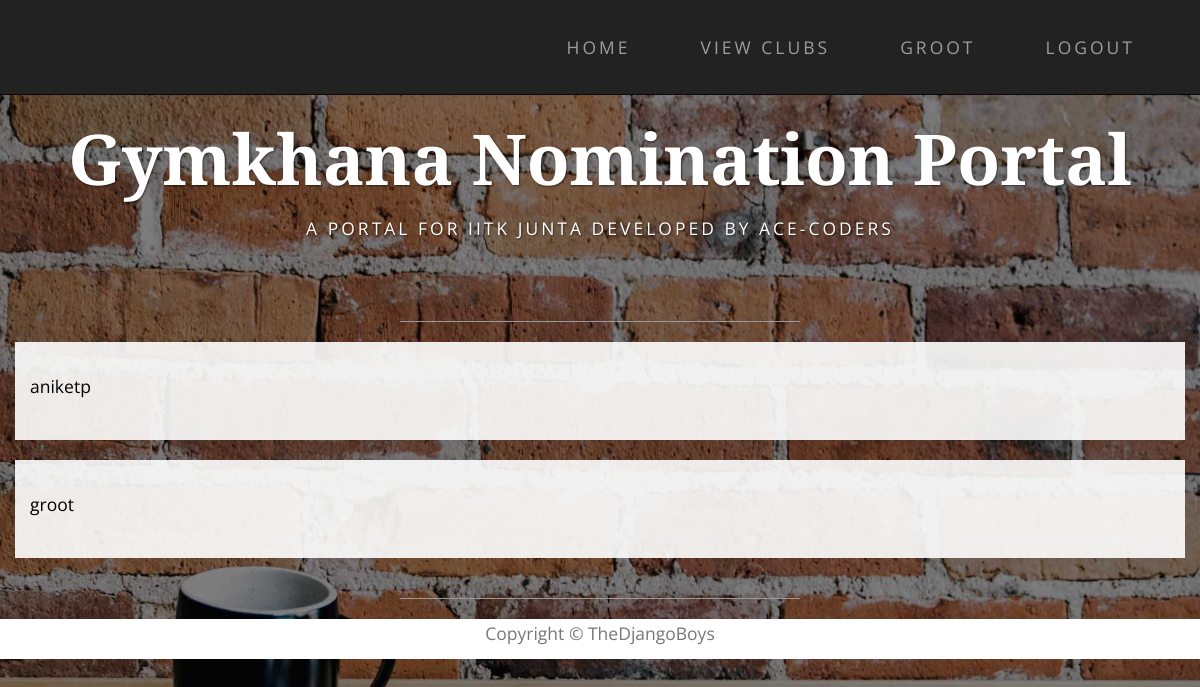
Page /nominations/result/24/ (signed in) on the earlier database version.
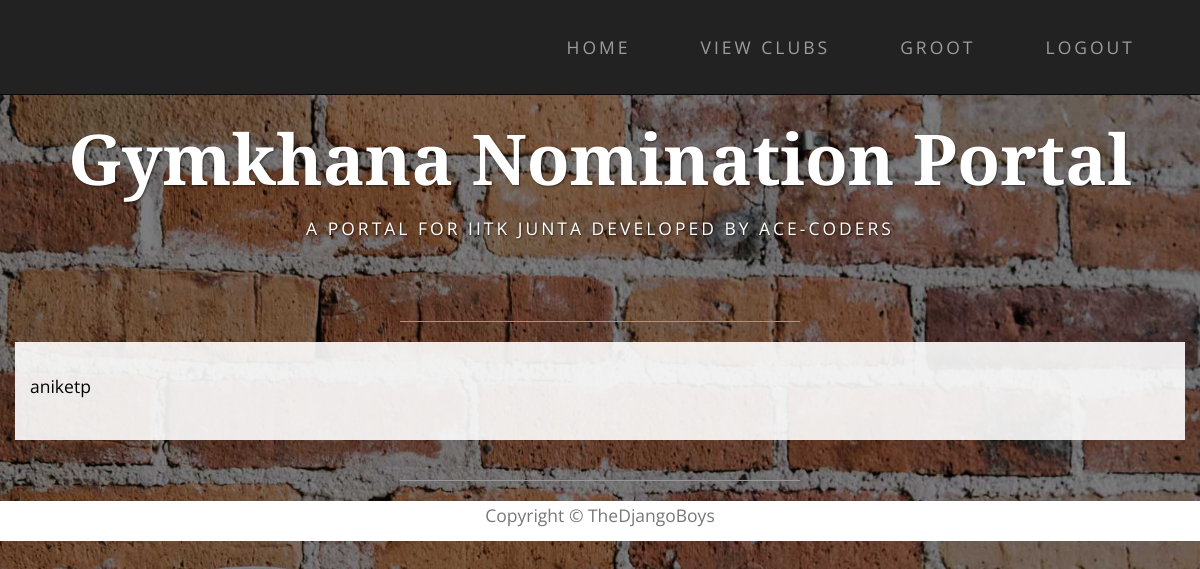
Same page on the later database version.
### nomi/models.py (models this page shows, shortened)
class NominationInstance(models.Model):
    nomination = models.ForeignKey('Nomination', on_delete=models.CASCADE, null=True)
    user = models.ForeignKey(User, on_delete=models.SET_NULL, null=True, blank=True)
    status = models.CharField(max_length=20, choices=NOMI_STATUS,  null=True, blank=True, default=None)
    comments = models.CharField(max_length=500, null=True, blank=True)
    filled_form = models.OneToOneField('forms.FilledForm', null=True, blank=True)

### nomi/views.py (the view)
# urls.py: url(r'^result/(?P<pk>\d+)/$', views.result, name='result'),
@login_required
def result(request, pk):
    nomination = Nomination.objects.get(pk=pk)
    users = NominationInstance.objects.filter(nomination=nomination).filter(status__exact='Accepted')
    return render(request, 'result.html', context={'users': users})

### nomi/templates/result.html (shortened to what this page needs)
{% extends 'base.html' %}
    {% block content  %}
        <div class="container">
            {% for nomi in users %}
                <div class="row box">
                    <p>{{ nomi.user }}</p>
                </div>
            {% endfor %}
        </div>
    {% endblock %}

Differences in the rows shown:
no longer on this page (row edited): NominationInstance: user "groot"
